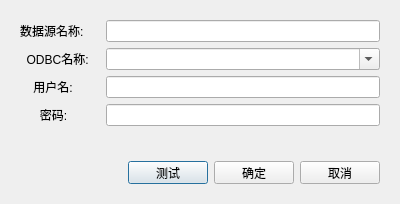
<?xml version="1.0" encoding="UTF-8"?>
<ui version="4.0">
 <class>SetOdbcDialog</class>
 <widget class="QDialog" name="SetOdbcDialog">
  <property name="geometry">
   <rect>
    <x>0</x>
    <y>0</y>
    <width>400</width>
    <height>204</height>
   </rect>
  </property>
  <property name="windowTitle">
   <string>设置ODBC连接</string>
  </property>
  <layout class="QVBoxLayout" name="verticalLayout">
   <item>
    <widget class="QWidget" name="widget" native="true">
     <layout class="QVBoxLayout" name="verticalLayout_2">
      <item>
       <layout class="QHBoxLayout" name="horizontalLayout">
        <item>
         <widget class="QLabel" name="label">
          <property name="minimumSize">
           <size>
            <width>80</width>
            <height>0</height>
           </size>
          </property>
          <property name="maximumSize">
           <size>
            <width>80</width>
            <height>16777215</height>
           </size>
          </property>
          <property name="text">
           <string>数据源名称:</string>
          </property>
         </widget>
        </item>
        <item>
         <widget class="QLineEdit" name="edtSrcName"/>
        </item>
       </layout>
      </item>
      <item>
       <layout class="QHBoxLayout" name="horizontalLayout_2">
        <item>
         <widget class="QLabel" name="label_2">
          <property name="minimumSize">
           <size>
            <width>80</width>
            <height>0</height>
           </size>
          </property>
          <property name="maximumSize">
           <size>
            <width>80</width>
            <height>16777215</height>
           </size>
          </property>
          <property name="text">
           <string>  ODBC名称:</string>
          </property>
         </widget>
        </item>
        <item>
         <widget class="QComboBox" name="cbbOdbc">
          <property name="editable">
           <bool>true</bool>
          </property>
         </widget>
        </item>
       </layout>
      </item>
      <item>
       <layout class="QHBoxLayout" name="horizontalLayout_3">
        <item>
         <widget class="QLabel" name="label_3">
          <property name="minimumSize">
           <size>
            <width>80</width>
            <height>0</height>
           </size>
          </property>
          <property name="maximumSize">
           <size>
            <width>80</width>
            <height>16777215</height>
           </size>
          </property>
          <property name="text">
           <string>    用户名:</string>
          </property>
         </widget>
        </item>
        <item>
         <widget class="QLineEdit" name="edtUser"/>
        </item>
       </layout>
      </item>
      <item>
       <layout class="QHBoxLayout" name="horizontalLayout_4">
        <item>
         <widget class="QLabel" name="label_4">
          <property name="minimumSize">
           <size>
            <width>80</width>
            <height>0</height>
           </size>
          </property>
          <property name="maximumSize">
           <size>
            <width>80</width>
            <height>16777215</height>
           </size>
          </property>
          <property name="text">
           <string>      密码:</string>
          </property>
         </widget>
        </item>
        <item>
         <widget class="QLineEdit" name="edtPwd">
          <property name="echoMode">
           <enum>QLineEdit::Password</enum>
          </property>
         </widget>
        </item>
       </layout>
      </item>
      <item>
       <spacer name="verticalSpacer">
        <property name="orientation">
         <enum>Qt::Vertical</enum>
        </property>
        <property name="sizeHint" stdset="0">
         <size>
          <width>20</width>
          <height>0</height>
         </size>
        </property>
       </spacer>
      </item>
     </layout>
    </widget>
   </item>
   <item>
    <widget class="QWidget" name="wgtBottom" native="true">
     <property name="minimumSize">
      <size>
       <width>0</width>
       <height>41</height>
      </size>
     </property>
     <property name="maximumSize">
      <size>
       <width>16777215</width>
       <height>41</height>
      </size>
     </property>
     <layout class="QHBoxLayout" name="horizontalLayout_5">
      <item>
       <spacer name="horizontalSpacer">
        <property name="orientation">
         <enum>Qt::Horizontal</enum>
        </property>
        <property name="sizeHint" stdset="0">
         <size>
          <width>103</width>
          <height>20</height>
         </size>
        </property>
       </spacer>
      </item>
      <item>
       <widget class="QPushButton" name="btnTest">
        <property name="text">
         <string>测试</string>
        </property>
       </widget>
      </item>
      <item>
       <widget class="QPushButton" name="btnOk">
        <property name="text">
         <string>确定</string>
        </property>
       </widget>
      </item>
      <item>
       <widget class="QPushButton" name="btnCancel">
        <property name="text">
         <string>取消</string>
        </property>
       </widget>
      </item>
     </layout>
    </widget>
   </item>
  </layout>
 </widget>
 <resources/>
 <connections/>
</ui>
